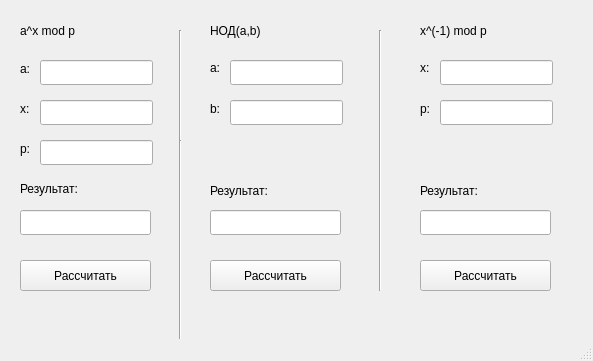
<?xml version="1.0" encoding="UTF-8"?>
<ui version="4.0">
 <class>MainWindow</class>
 <widget class="QMainWindow" name="MainWindow">
  <property name="geometry">
   <rect>
    <x>0</x>
    <y>0</y>
    <width>593</width>
    <height>361</height>
   </rect>
  </property>
  <property name="windowTitle">
   <string>MainWindow</string>
  </property>
  <widget class="QWidget" name="centralwidget">
   <widget class="QLabel" name="label">
    <property name="geometry">
     <rect>
      <x>20</x>
      <y>20</y>
      <width>81</width>
      <height>21</height>
     </rect>
    </property>
    <property name="text">
     <string>a^x mod p</string>
    </property>
   </widget>
   <widget class="QLabel" name="label_2">
    <property name="geometry">
     <rect>
      <x>20</x>
      <y>60</y>
      <width>54</width>
      <height>17</height>
     </rect>
    </property>
    <property name="text">
     <string>a:</string>
    </property>
   </widget>
   <widget class="QLineEdit" name="lineEdit">
    <property name="geometry">
     <rect>
      <x>40</x>
      <y>60</y>
      <width>113</width>
      <height>25</height>
     </rect>
    </property>
   </widget>
   <widget class="QLabel" name="label_3">
    <property name="geometry">
     <rect>
      <x>20</x>
      <y>100</y>
      <width>54</width>
      <height>17</height>
     </rect>
    </property>
    <property name="text">
     <string>x:</string>
    </property>
   </widget>
   <widget class="QLineEdit" name="lineEdit_2">
    <property name="geometry">
     <rect>
      <x>40</x>
      <y>100</y>
      <width>113</width>
      <height>25</height>
     </rect>
    </property>
   </widget>
   <widget class="QLabel" name="label_4">
    <property name="geometry">
     <rect>
      <x>20</x>
      <y>140</y>
      <width>54</width>
      <height>17</height>
     </rect>
    </property>
    <property name="text">
     <string>p:</string>
    </property>
   </widget>
   <widget class="QLineEdit" name="lineEdit_3">
    <property name="geometry">
     <rect>
      <x>40</x>
      <y>140</y>
      <width>113</width>
      <height>25</height>
     </rect>
    </property>
   </widget>
   <widget class="QLabel" name="label_5">
    <property name="geometry">
     <rect>
      <x>20</x>
      <y>180</y>
      <width>101</width>
      <height>17</height>
     </rect>
    </property>
    <property name="text">
     <string>Результат:</string>
    </property>
   </widget>
   <widget class="QLineEdit" name="lineEdit_4">
    <property name="geometry">
     <rect>
      <x>20</x>
      <y>210</y>
      <width>131</width>
      <height>25</height>
     </rect>
    </property>
   </widget>
   <widget class="QLabel" name="label_6">
    <property name="geometry">
     <rect>
      <x>210</x>
      <y>60</y>
      <width>16</width>
      <height>16</height>
     </rect>
    </property>
    <property name="text">
     <string>a:</string>
    </property>
   </widget>
   <widget class="QLabel" name="label_7">
    <property name="geometry">
     <rect>
      <x>210</x>
      <y>100</y>
      <width>54</width>
      <height>17</height>
     </rect>
    </property>
    <property name="text">
     <string>b:</string>
    </property>
   </widget>
   <widget class="QLineEdit" name="lineEdit_5">
    <property name="geometry">
     <rect>
      <x>230</x>
      <y>100</y>
      <width>113</width>
      <height>25</height>
     </rect>
    </property>
   </widget>
   <widget class="QLabel" name="label_8">
    <property name="geometry">
     <rect>
      <x>210</x>
      <y>20</y>
      <width>81</width>
      <height>21</height>
     </rect>
    </property>
    <property name="text">
     <string>НОД(a,b)</string>
    </property>
   </widget>
   <widget class="QLineEdit" name="lineEdit_6">
    <property name="geometry">
     <rect>
      <x>230</x>
      <y>60</y>
      <width>113</width>
      <height>25</height>
     </rect>
    </property>
   </widget>
   <widget class="QLineEdit" name="lineEdit_7">
    <property name="geometry">
     <rect>
      <x>210</x>
      <y>210</y>
      <width>131</width>
      <height>25</height>
     </rect>
    </property>
   </widget>
   <widget class="QLabel" name="label_9">
    <property name="geometry">
     <rect>
      <x>210</x>
      <y>180</y>
      <width>101</width>
      <height>21</height>
     </rect>
    </property>
    <property name="text">
     <string>Результат:</string>
    </property>
   </widget>
   <widget class="QLabel" name="label_10">
    <property name="geometry">
     <rect>
      <x>420</x>
      <y>100</y>
      <width>54</width>
      <height>17</height>
     </rect>
    </property>
    <property name="text">
     <string>p:</string>
    </property>
   </widget>
   <widget class="QLineEdit" name="lineEdit_8">
    <property name="geometry">
     <rect>
      <x>420</x>
      <y>210</y>
      <width>131</width>
      <height>25</height>
     </rect>
    </property>
   </widget>
   <widget class="QLabel" name="label_11">
    <property name="geometry">
     <rect>
      <x>420</x>
      <y>20</y>
      <width>81</width>
      <height>21</height>
     </rect>
    </property>
    <property name="text">
     <string>x^(-1) mod p</string>
    </property>
   </widget>
   <widget class="QLabel" name="label_12">
    <property name="geometry">
     <rect>
      <x>420</x>
      <y>60</y>
      <width>16</width>
      <height>16</height>
     </rect>
    </property>
    <property name="text">
     <string>x:</string>
    </property>
   </widget>
   <widget class="QLabel" name="label_13">
    <property name="geometry">
     <rect>
      <x>420</x>
      <y>180</y>
      <width>101</width>
      <height>21</height>
     </rect>
    </property>
    <property name="text">
     <string>Результат:</string>
    </property>
   </widget>
   <widget class="QLineEdit" name="lineEdit_9">
    <property name="geometry">
     <rect>
      <x>440</x>
      <y>60</y>
      <width>113</width>
      <height>25</height>
     </rect>
    </property>
   </widget>
   <widget class="QLineEdit" name="lineEdit_10">
    <property name="geometry">
     <rect>
      <x>440</x>
      <y>100</y>
      <width>113</width>
      <height>25</height>
     </rect>
    </property>
   </widget>
   <widget class="QPushButton" name="pushButton">
    <property name="geometry">
     <rect>
      <x>20</x>
      <y>260</y>
      <width>131</width>
      <height>31</height>
     </rect>
    </property>
    <property name="text">
     <string>Рассчитать</string>
    </property>
   </widget>
   <widget class="QPushButton" name="pushButton_2">
    <property name="geometry">
     <rect>
      <x>210</x>
      <y>260</y>
      <width>131</width>
      <height>31</height>
     </rect>
    </property>
    <property name="text">
     <string>Рассчитать</string>
    </property>
   </widget>
   <widget class="QPushButton" name="pushButton_3">
    <property name="geometry">
     <rect>
      <x>420</x>
      <y>260</y>
      <width>131</width>
      <height>31</height>
     </rect>
    </property>
    <property name="text">
     <string>Рассчитать</string>
    </property>
   </widget>
   <widget class="Line" name="line">
    <property name="geometry">
     <rect>
      <x>170</x>
      <y>30</y>
      <width>20</width>
      <height>261</height>
     </rect>
    </property>
    <property name="orientation">
     <enum>Qt::Vertical</enum>
    </property>
   </widget>
   <widget class="Line" name="line_2">
    <property name="geometry">
     <rect>
      <x>170</x>
      <y>140</y>
      <width>20</width>
      <height>261</height>
     </rect>
    </property>
    <property name="orientation">
     <enum>Qt::Vertical</enum>
    </property>
   </widget>
   <widget class="Line" name="line_3">
    <property name="geometry">
     <rect>
      <x>370</x>
      <y>30</y>
      <width>20</width>
      <height>261</height>
     </rect>
    </property>
    <property name="orientation">
     <enum>Qt::Vertical</enum>
    </property>
   </widget>
  </widget>
  <widget class="QMenuBar" name="menubar">
   <property name="geometry">
    <rect>
     <x>0</x>
     <y>0</y>
     <width>593</width>
     <height>22</height>
    </rect>
   </property>
  </widget>
  <widget class="QStatusBar" name="statusbar"/>
 </widget>
 <resources/>
 <connections/>
</ui>
